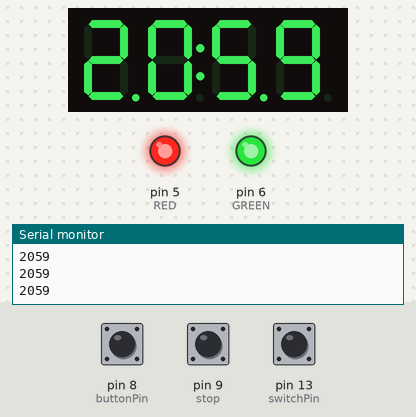
A sketch run on a simulated Arduino Uno, built with avr-gcc and run on an emulated ATmega328P. Shown: 4-digit seven-segment display, output pins drawn as LEDs (lit = HIGH), the last lines printed to the serial monitor. Dashed ring = blinking. The test bench sets the inputs (shaded band); at power-on: pin 13 (switchPin) HIGH, pin 8 (buttonPin) HIGH, pin 9 (stop) HIGH.

Above: at 3.2 s.
3.3 s: pin 13 (switchPin) pulled LOW for 0.15 s
At 4.7 s:
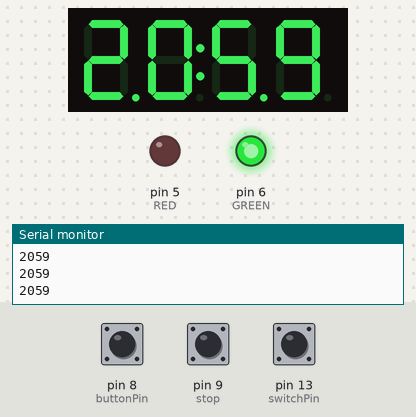
5.8 s: pin 8 (buttonPin) pulled LOW for 1 s
At 7.1 s:
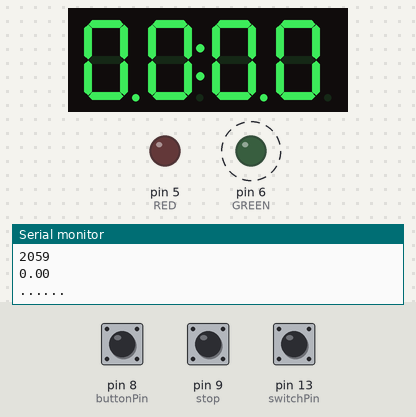
8.3 s: pin 9 (stop) pulled LOW for 1 s
At 9.3 s:
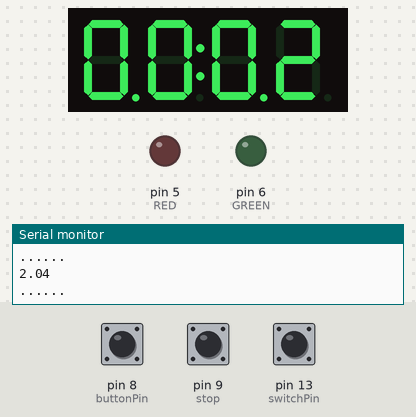
10.8 s: pin 8 (buttonPin) pulled LOW for 3.2 s
At 11.6 s:
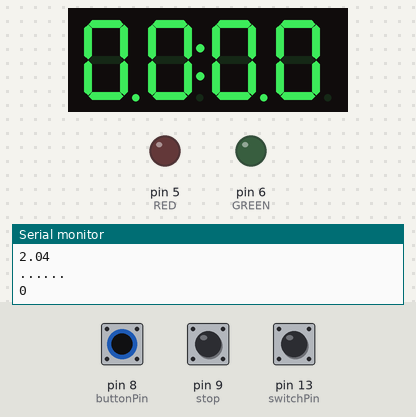
16.5 s: pin 9 (stop) pulled LOW for 3.2 s
At 17.5 s:
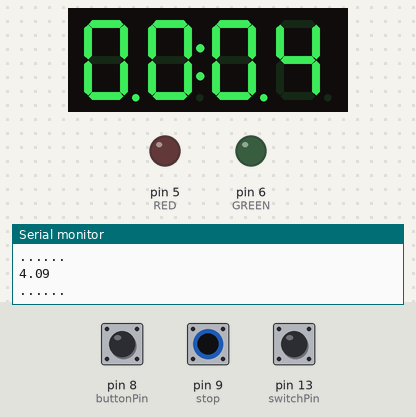
Timing chart, 0 to 19.5 s (numbered marks = the images above; inputs shaded):
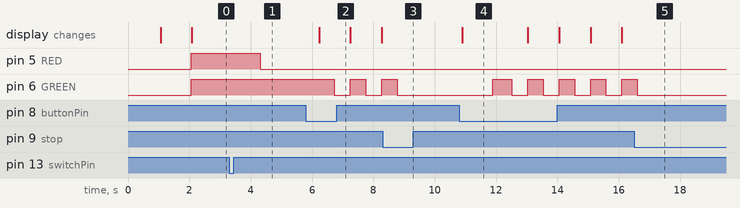

Measured:
- after the input at 3.3 s, pin 5 (RED): HIGH → LOW after 1.0 s
- after the input at 5.8 s, pin 6 (GREEN): alternates HIGH for 0.50 s and LOW for 0.52 s, starting after 0.93 s; the display: changes after 0.43 s (image 2)
- after the input at 8.3 s, pin 6 (GREEN): goes on until 8.8 s, then stays LOW
- after the input at 10.8 s, pin 6 (GREEN): LOW → HIGH after 1.1 s, then repeats every 1.0 s: LOW 0.52 s, HIGH 0.50 s; the display: changes after 0.09 s (image 4)
- after the input at 16.5 s, pin 6 (GREEN): goes on until 16.6 s, then stays LOW
- what the display in image 4 shows lasts 2.1 s, from 10.9 s to 13.0 s

The sketch:

Custoom2.ino
```cpp
#include <TM1637Display.h>
#define CLK 2
#define DIO 3

TM1637Display display = TM1637Display(CLK, DIO);

// Create array that turns all segments on:
const uint8_t data[] = {0xff, 0xff, 0xff, 0xff};

// Create array that turns all segments off:
const uint8_t blank[] = {0x00, 0x00, 0x00, 0x00};


// 7 SEGMENT DISPLAY CLOCK WITHOUT RTC

int counter = 1;
int switchPin = 13; //Change mode
int buttonPin = 8;
int btnState;

int hrs_btn;
int min_btn;

int Time;
int Hrs = 20;
int Min = 59;
double Sec = 0;
const unsigned long period = 1000; //one second
double startMillis = millis();
double currentMillis;

double i = 0;
double a = millis();
double c ;

int timer;

double start = millis();
double current;


void setup()
{
  pinMode(switchPin, INPUT);
  digitalWrite(switchPin, HIGH);
  pinMode(5,OUTPUT); //RED
  pinMode(6,OUTPUT); //GREEN

  Serial.begin(9600);

  pinMode(8, INPUT); //start reset //hrs
  digitalWrite(8, HIGH);
  pinMode(9, INPUT); //stop        //mins
  digitalWrite(9, HIGH);


  Serial.println(counter);
  display.clear();
      // Set the brightness:
  display.setBrightness(7);
  // All segments on:
  display.setSegments(data);

  delay(1000);
  display.clear();
  delay(1000);


}

void loop()
{


  //theClock();
  //Handle input
  //PULL DOWN BUTTON. BUTTON ALWAYS ON. CONNECT IT TO GROUND TO ACTIVATE
  currentMillis = millis();
  if (currentMillis - startMillis >= period)
    {
      Sec = Sec + 1;
      startMillis = currentMillis;
    }
  if (Sec == 60)
    {
      Sec = 0;
      Min = Min + 1;
    }
  if (Min == 60)
    {
      Min = 0;
      Hrs = Hrs + 1;
    }
  if (Hrs == 24)
    {
      Hrs = 0;
    }
  Time = Hrs * 100 + Min;

  int btnState = digitalRead(switchPin);
  if(btnState == LOW)
    {
      delay(1000);
      counter = counter + 1;
      //Reset count if over max mode number
      if(counter > 3)
        {
          counter = 1;
          Serial.println("----");
        }
    }

  else
    //Change mode
    switch (counter)
    {
      case 1:
        digitalWrite(6,HIGH);
        digitalWrite(5,HIGH);
        display.showNumberDecEx(Time, 0b11100000, true);
        //display.showNumberDec(Time, true);
        Serial.println(Time);

        hrs_btn = digitalRead(8);
        min_btn = digitalRead(9);

          if(hrs_btn == 0)
            {
              delay(500);
              Hrs = Hrs + 1;
            }
          if(min_btn == 0)
            {
              delay(500);
              Min = Min + 1;
            }


        break;
      case 2:
      digitalWrite(6,HIGH);
      digitalWrite(5,LOW);
      delay(100);
      if(digitalRead(8) == LOW)
        {
          a = millis();
          while(digitalRead(9) == HIGH)
            {
              c = millis();
              i = (c - a) / 1000;
              Serial.println(i);
              Serial.println("......");
              display.showNumberDecEx(i, 0b11100000, true);
              digitalWrite(6,HIGH);
              delay(500);
              digitalWrite(6,LOW);
              delay(500);
            }
          if(digitalRead(9) == LOW)
            {
              while(digitalRead(8) == HIGH)//start reset
                {
                  delay(100);
                }
              if(digitalRead(8) == LOW) //stop
                {
                  Serial.println("0");
                  display.showNumberDecEx(0000, 0b11100000, true);
                  delay(500);
                }
             }
        }
          delay(500);
        break;
        case 3:
            digitalWrite(6,LOW);
            digitalWrite(5,HIGH);
            delay(100);
          while (digitalRead(buttonPin) == LOW )
            {
              //Slow down increment
              digitalWrite(5,HIGH);
              delay(50);
              digitalWrite(5,LOW);
              delay(50);
              timer = timer + 100;
              Serial.print("ms = ");
              Serial.println(timer);
              display.showNumberDecEx(timer/100, 0b11100000, true);
            }
          if(digitalRead(buttonPin) == HIGH)
          {
            while(timer > 0)
            {
              current = millis();
              if (current - start >= period)
                {
                  timer = timer - 100;
                  startMillis = current;
                }
              Serial.print(timer/100);
              Serial.println("s");

              display.showNumberDecEx(timer/100, 0b11100000, true);
              digitalWrite(5,HIGH);
              delay(500);
              digitalWrite(5,LOW);
              delay(500);


            }
          }

          timer = 0;
         break;
      }
}

void theClock(){


  // Set the brightness:
  //display.setBrightness(0.5);

  //hrs_btn = digitalRead(13);
  //min_btn = digitalRead(8);


//  if(hrs_btn == 1)
//  {
//    Hrs = Hrs + 1;
//  }
//  if(min_btn == 1)
//  {
//    Min = Min + 1;
//  }

  currentMillis = millis();
  if (currentMillis - startMillis >= period)
  {
    Sec = Sec + 1;
    startMillis = currentMillis;
  }
  if (Sec == 60)
  {
    Sec = 0;
    Min = Min + 1;
  }
  if (Min == 60)
  {
    Min = 0;
    Hrs = Hrs + 1;
  }
  if (Hrs == 24)
  {
    Hrs = 0;
  }
  Time = Hrs * 100 + Min;

  //Serial.println(Sec);

  //Serial.println(Time);

 // display.showNumberDecEx(Time, 0b11100000, true);
 // display.showNumberDec(Time, true);


}
```
